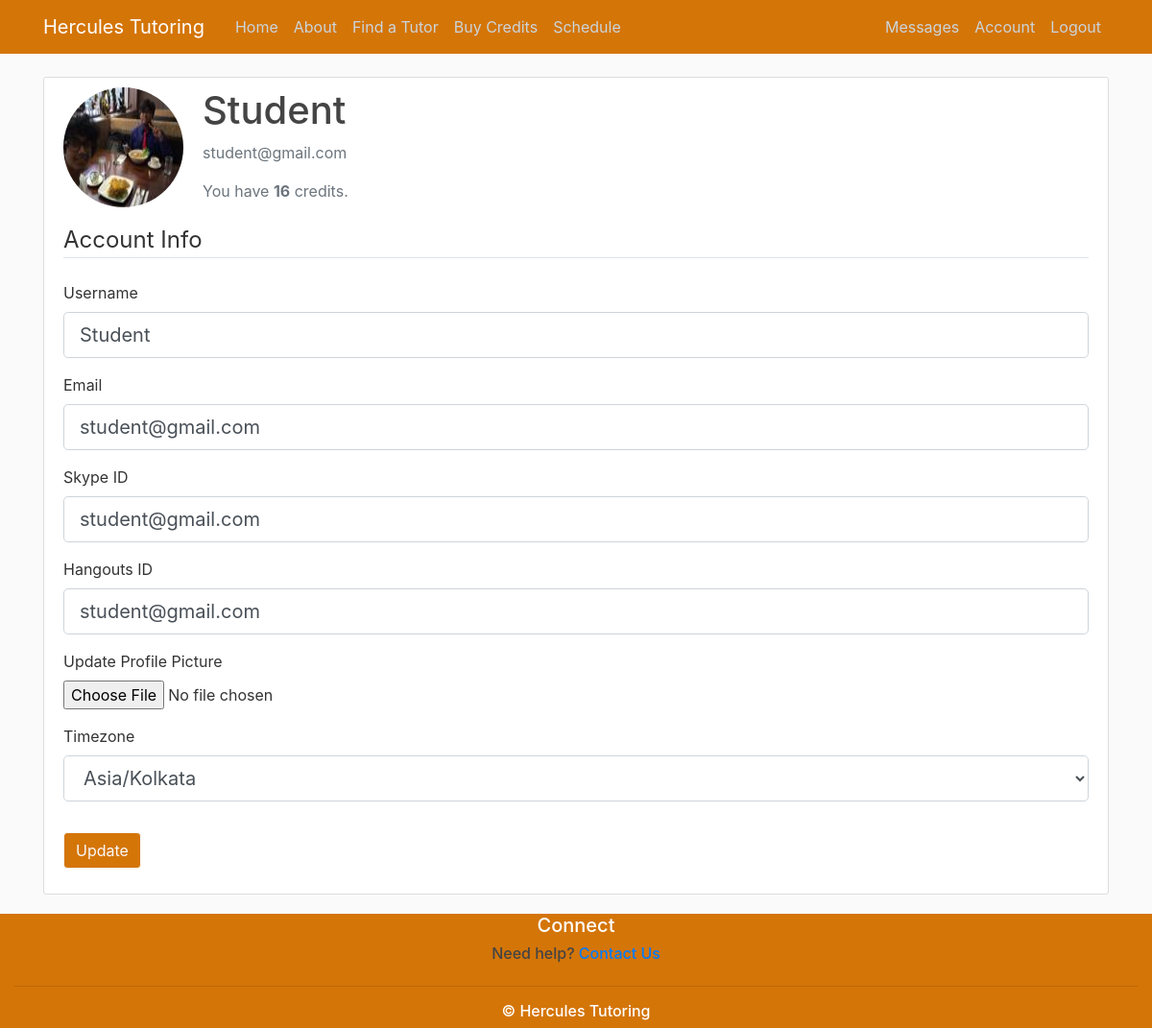
Page /account (signed in) on the earlier database version.
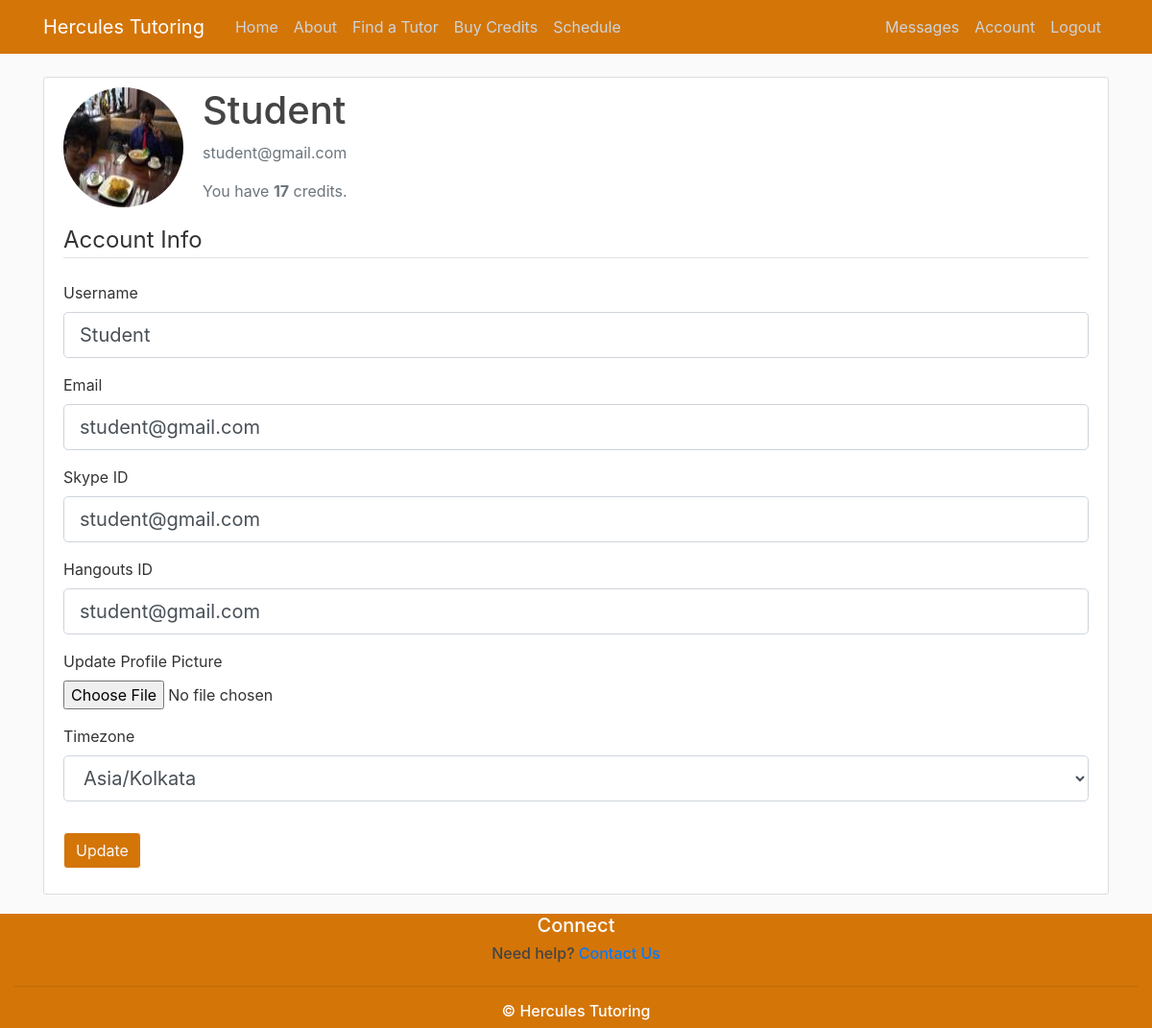
Same page on the later database version.
### GRETutoring/models.py (models this page shows, shortened)
class User(db.Model, UserMixin):
    id = db.Column(db.Integer, primary_key=True)
    username = db.Column(db.String(20), unique=True, nullable=False)
    email=db.Column(db.String(120), unique=True, nullable=False)
    role = db.Column(db.String(20), nullable=False, default = "Student") # Student, Tutor, Pending, and Admin
    image_file = db.Column(db.String(20), nullable=False, default='default.jpg') #nullable=False, since they have to have at least the default
    password = db.Column(db.String(60), nullable=False)
    about = db.Column(db.Text(), nullable=True, default = "Bio")
    credits = db.Column(db.Integer, default=0)
    skype_id = db.Column(db.String(120), nullable=True, default="")
    hangouts_id = db.Column(db.String(120), nullable=True, default="")
    paypal_info = db.Column(db.String(120), nullable=True, default="")
    time_zone = db.Column(db.String(120), nullable=True, default="UTC")
    student_classes = db.relationship('Event', backref='student', lazy=True, foreign_keys='Event.student_id')
    tutor_classes = db.relationship('Event', backref='tutor', lazy=True, foreign_keys='Event.tutor_id')
    tutor_free_slots = db.relationship('FreeSlot', backref='tutor', lazy=True)
    sent_messages = db.relationship('Message', backref='sender', lazy=True, foreign_keys='Message.sender_id')
    received_messages = db.relationship('Message', backref='recipient', lazy=True, foreign_keys='Message.recipient_id')
    reviews_about = db.relationship('Review', backref='tutor', lazy=True, foreign_keys='Review.tutor_id')
    reviews_written = db.relationship('Review', backref='student', lazy=True, foreign_keys='Review.student_id')

### GRETutoring/users/routes.py (the view)
@users.route('/account', methods=['GET', 'POST'])
@login_required
def account():
    form = UpdateAccountForm()
    if form.validate_on_submit():
        if form.picture.data:
            picture_file = save_picture(form.picture.data)
            current_user.image_file = picture_file
        current_user.username = form.username.data
        current_user.email = form.email.data
        current_user.skype_id = form.skype_id.data
        current_user.hangouts_id = form.hangouts_id.data
        current_user.time_zone = form.time_zone.data
        if current_user.role=="Tutor":
            current_user.paypal_info = form.paypal_info.data
        if form.about.data:
            current_user.about = form.about.data
        db.session.commit()
        flash('Your account has been updated!', 'success')
        return redirect(url_for('users.account'))
    elif request.method == 'GET':
        form.username.data = current_user.username
        form.email.data = current_user.email
        form.about.data = current_user.about
        form.skype_id.data = current_user.skype_id
        form.hangouts_id.data  = current_user.hangouts_id
        form.time_zone.data = current_user.time_zone
        if current_user.role == "Tutor":
            form.paypal_info.data = current_user.paypal_info
    image_file = url_for('static', filename="profile_pics/" + current_user.image_file)
    return render_template('account.html', title='Account', image_file=image_file, form=form)

### GRETutoring/users/forms.py (shortened to what this page needs)
class UpdateAccountForm(FlaskForm):
    username = StringField('Username',
                           validators=[DataRequired(), Length(min=2, max=20)])
    email = StringField('Email', validators=[DataRequired(), Email() ])
    picture = FileField('Update Profile Picture', validators=[FileAllowed(['jpg', 'png'])])
    skype_id = StringField('Skype ID', validators=[Length(min=0, max=50)])
    hangouts_id = StringField('Hangouts ID', validators=[Length(min=0, max=50)])
    paypal_info = StringField('Paypal Email', validators=[Optional(),Email()])
    about = TextAreaField('Enter a short bio talking about you and your teaching style. Include anything that you think is relevant for your students.',
                          validators=[Length(max=1500)])
    time_zone = SelectField(u'Timezone', coerce=str,
                            choices=[("", "")] + [(x, x) for x in pytz.common_timezones])
    submit = SubmitField('Update')

### GRETutoring/models.py (called while the page is built)
@login_manager.user_loader
def load_user(id):
    return User.query.get(int(id))

### GRETutoring/templates/account.html (shortened to what this page needs)
{% extends 'layout.html' %}
{% block content %}
<div class="content-section">
  <div class="media">
    <img class="rounded-circle account-img" src="{{ image_file }}">
    <div class="media-body">
      <h2 class="account-heading">{{ current_user.username }}</h2>
      <p class="text-secondary">{{ current_user.email }}</p>
      {% if current_user.role=="Student" %}
      <p class="text-secondary">You have <b>{{ current_user.credits }}</b> credits.</p>
      {% endif %}
    </div>
  </div>
    <form method="POST" action="" enctype="multipart/form-data">
        <fieldset class="form-group">
            <legend class="border-bottom mb-4">Account Info</legend>
            <div class="form-group">
                {{ form.username.label(class="form-control-label") }}
                {% if form.username.errors %}
                   {{ form.username(class="form-control form-control-lg is-invalid") }}
                    <div class="invalid-feedback">
                        {% for error in form.username.errors %}
                            <span> {{ error }} </span>
                        {% endfor %}
                    </div>
                {% else %}
                    {{ form.username(class="form-control form-control-lg ") }}
                {% endif %}
            </div>
            <div class="form-group">
                {{ form.email.label(class="form-control-label") }}
                {% if form.email.errors %}
                   {{ form.email(class="form-control form-control-lg is-invalid") }}
                    <div class="invalid-feedback">
                        {% for error in form.email.errors %}
                            <span> {{ error }} </span>
                        {% endfor %}
                    </div>
                {% else %}
                    {{ form.email(class="form-control form-control-lg") }}
                {% endif %}
            </div>
            <div class="form-group">
                {{ form.skype_id.label(class="form-control-label") }}
                {% if form.skype_id.errors %}
                   {{ form.skype_id(class="form-control form-control-lg is-invalid") }}
                    <div class="invalid-feedback">
                        {% for error in form.skype_id.errors %}
                            <span> {{ error }} </span>
                        {% endfor %}
                    </div>
                {% else %}
                    {{ form.skype_id(class="form-control form-control-lg") }}
                {% endif %}
            </div>
            <div class="form-group">
                {{ form.hangouts_id.label(class="form-control-label") }}
                {% if form.hangouts_id.errors %}
                   {{ form.hangouts_id(class="form-control form-control-lg is-invalid") }}
                    <div class="invalid-feedback">
                        {% for error in form.hangouts_id.errors %}
                            <span> {{ error }} </span>
                        {% endfor %}
                    </div>
                {% else %}
                    {{ form.hangouts_id(class="form-control form-control-lg") }}
                {% endif %}
            </div>
            <div class="form-group">
                {{ form.picture.label() }}
                {{ form.picture(class="form-control-file") }}
            </div>
            <div class="form-group">
                {{ form.time_zone.label(class="form-control-label") }}
                {% if form.time_zone.errors %}
                   {{ form.time_zone(class="form-control form-control-lg is-invalid") }}
                    <div class="invalid-feedback">
                        {% for error in form.time_zone.errors %}
                            <span> {{ error }} </span>
                        {% endfor %}
                    </div>
                {% else %}
                    {{ form.time_zone(class="form-control form-control-lg ") }}
                {% endif %}
            </div>
        </fieldset>
        <div class="form-group">
            {{ form.submit(class="btn btn-outline-light button-theme") }}
        </div>
    </form>
</div>
{% endblock content %}

### GRETutoring/templates/layout.html (shortened to what this page needs)
<!DOCTYPE html>
<html lang="en">
<head>
     <link rel="stylesheet" href="https://maxcdn.bootstrapcdn.com/bootstrap/4.0.0/css/bootstrap.min.css">
    <link rel="stylesheet" type="text/css" href="{{ url_for('static', filename='main.css') }}">
</head>
<body>
<div id="page-container">
    <div id="content-wrap">
<header class="site-header">
  <nav class="navbar navbar-expand-md navbar-dark bg-orange fixed-top">
    <div class="container">
      <a class="navbar-brand mr-4" href="/">Hercules Tutoring</a>
      <div class="collapse navbar-collapse" id="navbarToggle">
        <div class="navbar-nav mr-auto">
          <a class="nav-item nav-link" href="{{ url_for('main.home') }}">Home</a>
          <a class="nav-item nav-link" href="{{ url_for('main.about') }}">About</a>
            {% if current_user.role=="Student" %}
                <a class="nav-item nav-link" href="{{ url_for('users.find_tutor') }}">Find a Tutor</a>
                <a class="nav-item nav-link" href="{{ url_for('transactions.buy_credits') }}">Buy Credits</a>
                <a class="nav-item nav-link" href="{{ url_for('scheduling.student_schedule')}}">Schedule</a>
            {% endif %}
        </div>
        <div class="navbar-nav">
            {% if current_user.is_authenticated %}
                <a class="nav-item nav-link" href="{{ url_for('messaging.message') }}">Messages</a>
                <a class="nav-item nav-link" href="{{ url_for('users.account') }}">Account</a>
                <a class="nav-item nav-link" href="{{ url_for('users.logout') }}">Logout</a>
            {% else %}
              <a class="nav-item nav-link" href="{{ url_for('users.login') }}">Login</a>
              <a class="nav-item nav-link" href="{{ url_for('users.register') }}">Register</a>
            {% endif %}
        </div>
      </div>
    </div>
  </nav>
</header>
<main role="main" class="container">
  <div class="row">
    <div class="col-md-12">
      {% block content %}{% endblock %}
    </div>
  </div>
</main>
    </div>
<footer id="footer">
    <div class="container-fluid bg-orange ">
    <div class="row text-center ">
        <div class="col-12 text-center ">
            <h5 class="footer">Connect</h5>
            <h6>Need help? <a href="{{ url_for('main.contact_us') }}">Contact Us</a></h6>
        </div>
     <div class="col-12">
            <hr class="light-100">
            <h6 style="color:white">&copy; Hercules Tutoring</h6>
        </div>
    </div>
    </div>
</footer>
</div>
</body>
</html>

### GRETutoring/static/main.css (style rules this page uses)
#page-container { position: relative; min-height: 100vh; }
#content-wrap { padding-bottom: 2.5rem; }
#footer { position: absolute; bottom: 0; width: 100%; height: 2.5rem; }
body { background: #fafafa; color: #333333; margin-top: 5rem; }
h1, h2, h3, h4, h5, h6 { color: #444444; }
.button-theme { background-color: #d47508; }
.footer { color:white; }
.bg-orange { background-color: #d47508; }
.site-header .navbar-nav .nav-link { color: #cbd5db; }
.content-section { background: #ffffff; padding: 10px 20px; border: 1px solid #dddddd; border-radius: 3px; margin-bottom: 20px; }
.account-img { height: 125px; width: 125px; margin-right: 20px; margin-bottom: 16px; }
.account-heading { font-size: 2.5rem; }

Differences in the rows shown:
changed User "Student": credits "16" → "17"
